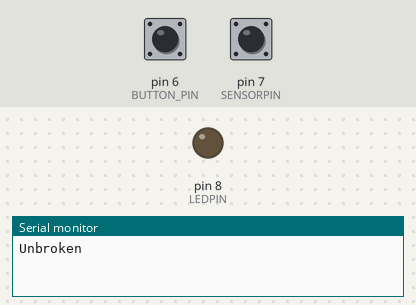
This sketch was run on a simulated Arduino Uno, built with avr-gcc and run on an emulated ATmega328P. On the bench: output pins drawn as LEDs (lit = HIGH), the last lines printed to the serial monitor. Dashed ring = blinking. Inputs (shaded band) come from the test bench; at power-on: pin 7 (SENSORPIN) HIGH, pin 6 (BUTTON_PIN) HIGH.

Above: at 1.2 s.
1.3 s: pin 7 (SENSORPIN) driven LOW
At 2.6 s:
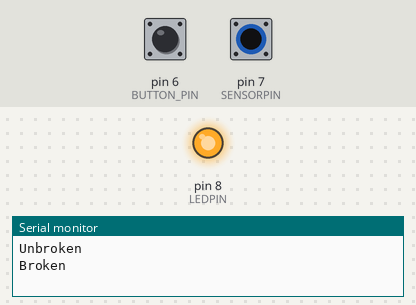
4.4 s: pin 7 (SENSORPIN) driven HIGH
At 5.6 s:
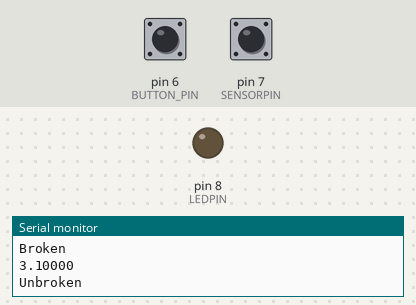
5.9 s: pin 7 (SENSORPIN) pulsed LOW 2 times (0.12 s each, 0.3 s apart)
At 6.26 s:
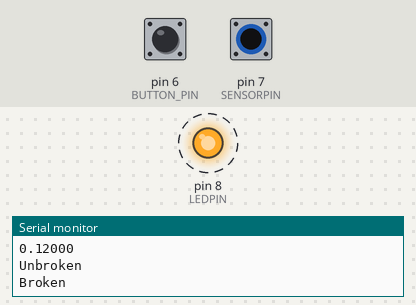
Timing chart, 0 to 8.9 s (numbered marks = the images above; inputs shaded):
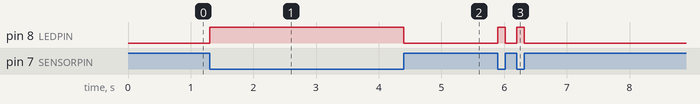

The sketch:

sketch_oct3b.ino
```cpp
/*
  IR Breakbeam sensor demo!
*/


const int BUTTON_PIN = 6; // the number of the pushbutton pin

// Variables will change:
int lastStateb = HIGH; // the previous state from the input pin
int currentState;    // the current reading from the input pin

#define LEDPIN 8
  // Pin 13: Arduino has an LED connected on pin 13
  // Pin 11: Teensy 2.0 has the LED on pin 11
  // Pin  6: Teensy++ 2.0 has the LED on pin 6
  // Pin 13: Teensy 3.0 has the LED on pin 13

#define SENSORPIN 7

// variables will change:
int sensorState = 0, lastState=0;         // variable for reading the pushbutton status

void handleTime(){
 float st = millis();
  while(digitalRead(BUTTON_PIN) != LOW){
    if (digitalRead(SENSORPIN) == HIGH){
      Serial.println(((millis()-st)/1000.0),5);
      break;
    }
    if(digitalRead(BUTTON_PIN) == LOW){  ////remove later ////
      Serial.println("canc");
    }
  }
}


void setup() {
   pinMode(BUTTON_PIN, INPUT_PULLUP);
  // initialize the LED pin as an output:
  pinMode(LEDPIN, OUTPUT);
  // initialize the sensor pin as an input:
  pinMode(SENSORPIN, INPUT);
  digitalWrite(SENSORPIN, HIGH); // turn on the pullup

  Serial.begin(9600);
}

void loop(){
  // read the state of the pushbutton value:
  sensorState = digitalRead(SENSORPIN);

  // check if the sensor beam is broken
  // if it is, the sensorState is LOW:
  if (sensorState == LOW) {
    // turn LED on:
    digitalWrite(LEDPIN, HIGH);
  }
  else {
    // turn LED off:
    digitalWrite(LEDPIN, LOW);
  }

  if (sensorState && !lastState) {
    Serial.println("Unbroken");
  }
  if (!sensorState && lastState) {
    Serial.println("Broken");
    handleTime();
  }
  lastState = sensorState;


  currentState = digitalRead(BUTTON_PIN);

  if(lastStateb == LOW && currentState == HIGH)
    Serial.println("The state changed from LOW to HIGH");

  // save the last state
  lastStateb = currentState;


}
```

Measured:
- after the input at 1.3 s, pin 8 (LEDPIN): LOW → HIGH at once
- after the input at 4.4 s, pin 8 (LEDPIN): HIGH → LOW at once
- after the input at 5.9 s, pin 8 (LEDPIN): alternates HIGH for 0.12 s and LOW for 0.18 s, 4 changes in all, then stays LOW, starting at once
